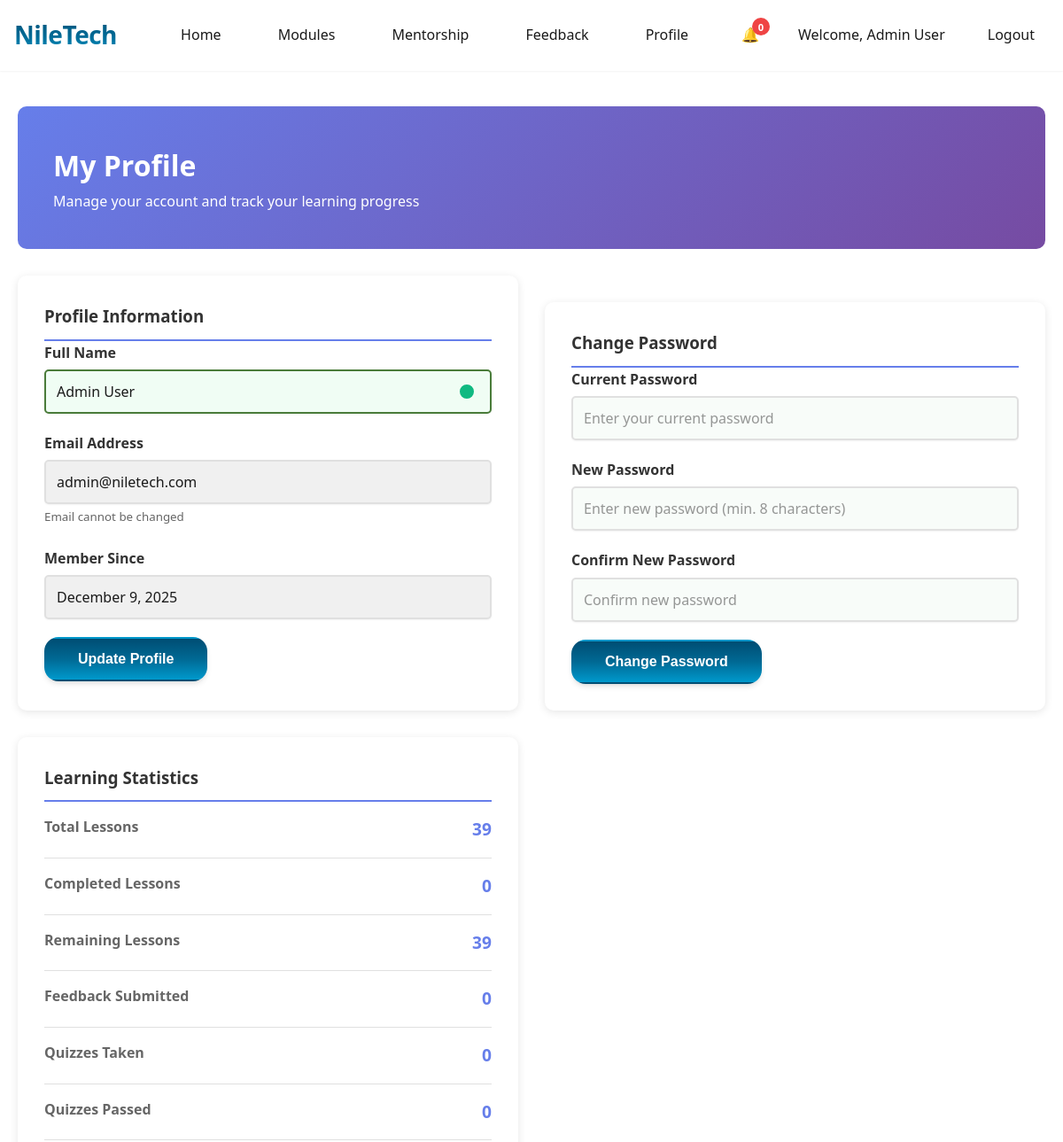
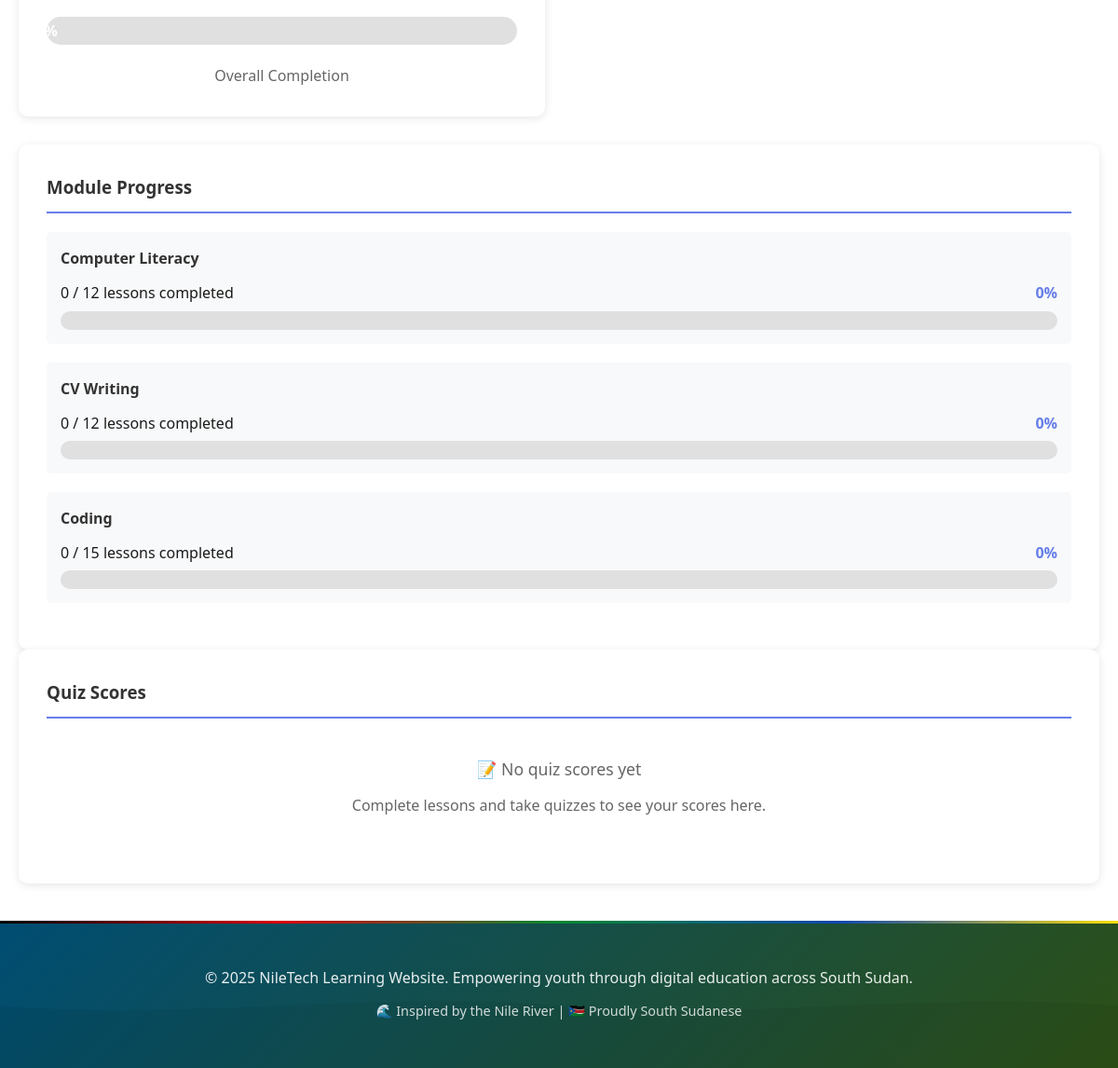
The app's page /profile.php (signed in) with its own data (2 pictures, top to bottom).
### tables this page shows
CREATE TABLE IF NOT EXISTS users (
    id INT(11) NOT NULL AUTO_INCREMENT,
    full_name VARCHAR(100) NOT NULL,
    email VARCHAR(100) NOT NULL UNIQUE,
    password VARCHAR(255) NOT NULL,
    role ENUM('user', 'admin') DEFAULT 'user',
    created_at TIMESTAMP DEFAULT CURRENT_TIMESTAMP,
    updated_at TIMESTAMP DEFAULT CURRENT_TIMESTAMP ON UPDATE CURRENT_TIMESTAMP,
    PRIMARY KEY (id),
    INDEX idx_email (email),
    INDEX idx_role (role)
);

CREATE TABLE IF NOT EXISTS modules (
    id INT(11) NOT NULL AUTO_INCREMENT,
    name VARCHAR(100) NOT NULL,
    slug VARCHAR(100) NOT NULL UNIQUE,
    description TEXT,
    icon VARCHAR(50),
    created_at TIMESTAMP DEFAULT CURRENT_TIMESTAMP,
    updated_at TIMESTAMP DEFAULT CURRENT_TIMESTAMP ON UPDATE CURRENT_TIMESTAMP,
    PRIMARY KEY (id),
    INDEX idx_slug (slug)
);

### config/session.php (called while the page is built, shortened)
<?php
$currentUserId   = $_SESSION['user_id'];
$currentUserName = $_SESSION['user_name'] ?? 'Learner';

### includes/functions.php (called while the page is built, shortened)
<?php
function formatDate($date, $format = 'F j, Y') {
    return date($format, strtotime($date));
}
?>

### profile.php (the view, shortened to what this page needs)
<?php
require_once __DIR__ . '/config/session.php';
require_once __DIR__ . '/includes/functions.php';
$conn = getDBConnection();
$stmt = $conn->prepare("SELECT full_name, email, created_at FROM users WHERE id = ?");
$stmt->bind_param("i", $currentUserId);
$stmt->execute();
$result = $stmt->get_result();
$user = $result->fetch_assoc();
$statsQuery = "
    SELECT
        (SELECT COUNT(*) FROM lessons) as total_lessons,
        (SELECT COUNT(*) FROM user_progress WHERE user_id = ? AND completed = TRUE) as completed_lessons,
        (SELECT COUNT(*) FROM feedback WHERE user_id = ?) as feedback_count,
        (SELECT COUNT(*) FROM quiz_scores WHERE user_id = ?) as total_quizzes,
        (SELECT COUNT(*) FROM quiz_scores WHERE user_id = ? AND passed = TRUE) as passed_quizzes,
        (SELECT AVG(percentage) FROM quiz_scores WHERE user_id = ?) as avg_quiz_score
";
$stmt = $conn->prepare($statsQuery);
$stmt->bind_param("iiiii", $currentUserId, $currentUserId, $currentUserId, $currentUserId, $currentUserId);
$stmt->execute();
$result = $stmt->get_result();
$stats = $result->fetch_assoc();
$moduleStatsQuery = "
    SELECT
        m.id,
        m.name,
        m.slug,
        COUNT(l.id) as total_lessons,
        SUM(CASE WHEN up.completed = TRUE THEN 1 ELSE 0 END) as completed_lessons
    FROM modules m
    LEFT JOIN lessons l ON m.id = l.module_id
    LEFT JOIN user_progress up ON l.id = up.lesson_id AND up.user_id = ?
    GROUP BY m.id, m.name, m.slug
    ORDER BY m.id
";
$stmt = $conn->prepare($moduleStatsQuery);
$stmt->bind_param("i", $currentUserId);
$stmt->execute();
$result = $stmt->get_result();
$moduleStats = [];
while ($row = $result->fetch_assoc()) {
    $moduleStats[] = $row;
}
$quizScores = [];
$completionPercentage = $stats['total_lessons'] > 0
    ? round(($stats['completed_lessons'] / $stats['total_lessons']) * 100, 2)
    : 0;
?>
<!DOCTYPE html>
<html lang="en">
<head>
    <link rel="stylesheet" href="css/style.css">
</head>
<body>
    <nav class="navbar">
        <div class="container">
            <div class="nav-brand">
                <a href="index.php" style="text-decoration: none; color: inherit;">
                    <h1>NileTech</h1>
                </a>
            </div>
            <ul class="nav-menu" id="navMenu">
                <li><a href="index.php">Home</a></li>
                <li><a href="index.php#modules">Modules</a></li>
                <li><a href="mentorship.php">Mentorship</a></li>
                <li><a href="feedback.php">Feedback</a></li>
                <li><a href="profile.php" class="active">Profile</a></li>
                <li style="position: relative;">
                    <a href="#" id="notification-bell" class="nav-link-login" style="position: relative; padding: 8px 12px; text-decoration: none;">
                        🔔
                        <span id="notification-badge" style="display: none; position: absolute; top: 0; right: 0; background: #ef4444; color: white; border-radius: 50%; width: 20px; height: 20px; font-size: 0.7rem; display: flex; align-items: center; justify-content: center; font-weight: bold;">0</span>
                    </a>
                </li>
                <li class="nav-user">
                    <span>Welcome, <?php echo htmlspecialchars($currentUserName, ENT_QUOTES, 'UTF-8'); ?></span>
                </li>
                <li><a href="logout.php" class="nav-link-login">Logout</a></li>
            </ul>
        </div>
    </nav>
    <div class="profile-container">
        <div class="profile-header">
            <h1>My Profile</h1>
            <p>Manage your account and track your learning progress</p>
        </div>
        <div class="profile-content">
            <div class="profile-card">
                <h3>Profile Information</h3>
                <form method="POST">
                    <div class="form-group">
                        <label for="full_name">Full Name</label>
                        <input
                            type="text"
                            id="full_name"
                            name="full_name"
                            value="<?php echo htmlspecialchars($user['full_name'] ?? '', ENT_QUOTES, 'UTF-8'); ?>"
                            required
                        >
                    </div>
                    <div class="form-group">
                        <label for="email">Email Address</label>
                        <input
                            type="email"
                            id="email"
                            name="email"
                            value="<?php echo htmlspecialchars($user['email'] ?? '', ENT_QUOTES, 'UTF-8'); ?>"
                            disabled
                            style="background: #f0f0f0;"
                        >
                        <small style="color: #666;">Email cannot be changed</small>
                    </div>
                    <div class="form-group">
                        <label>Member Since</label>
                        <input
                            type="text"
                            value="<?php echo formatDate($user['created_at'] ?? date('Y-m-d')); ?>"
                            disabled
                            style="background: #f0f0f0;"
                        >
                    </div>
                    <button type="submit" name="update_profile" class="btn btn-primary">Update Profile</button>
                </form>
            </div>
            <div class="profile-card" style="margin-top: 30px;">
                <h3>Change Password</h3>
                <?php
                $passwordErrors = [];
                ?>
                <form method="POST">
                    <div class="form-group">
                        <label for="current_password">Current Password</label>
                        <input
                            type="password"
                            id="current_password"
                            name="current_password"
                            placeholder="Enter your current password"
                            required
                            <?php echo isset($passwordErrors['current_password']) ? 'style="border-color: #ef4444;"' : ''; ?>
                        >
                    </div>
                    <div class="form-group">
                        <label for="new_password">New Password</label>
                        <input
                            type="password"
                            id="new_password"
                            name="new_password"
                            placeholder="Enter new password (min. 8 characters)"
                            required
                            minlength="8"
                            <?php echo isset($passwordErrors['new_password']) ? 'style="border-color: #ef4444;"' : ''; ?>
                        >
                    </div>
                    <div class="form-group">
                        <label for="confirm_password">Confirm New Password</label>
                        <input
                            type="password"
                            id="confirm_password"
                            name="confirm_password"
                            placeholder="Confirm new password"
                            required
                            minlength="8"
                            <?php echo isset($passwordErrors['confirm_password']) ? 'style="border-color: #ef4444;"' : ''; ?>
                        >
                    </div>
                    <button type="submit" name="change_password" class="btn btn-primary">Change Password</button>
                </form>
            </div>
            <div class="profile-card">
                <h3>Learning Statistics</h3>
                <div class="stat-item">
                    <span class="stat-label">Total Lessons</span>
                    <span class="stat-value"><?php echo $stats['total_lessons']; ?></span>
                </div>
                <div class="stat-item">
                    <span class="stat-label">Completed Lessons</span>
                    <span class="stat-value"><?php echo $stats['completed_lessons']; ?></span>
                </div>
                <div class="stat-item">
                    <span class="stat-label">Remaining Lessons</span>
                    <span class="stat-value"><?php echo $stats['total_lessons'] - $stats['completed_lessons']; ?></span>
                </div>
                <div class="stat-item">
                    <span class="stat-label">Feedback Submitted</span>
                    <span class="stat-value"><?php echo $stats['feedback_count']; ?></span>
                </div>
                <div class="stat-item">
                    <span class="stat-label">Quizzes Taken</span>
                    <span class="stat-value"><?php echo $stats['total_quizzes'] ?? 0; ?></span>
                </div>
                <div class="stat-item">
                    <span class="stat-label">Quizzes Passed</span>
                    <span class="stat-value"><?php echo $stats['passed_quizzes'] ?? 0; ?></span>
                </div>
                <div class="progress-bar">
                    <div class="progress-fill" style="width: <?php echo $completionPercentage; ?>%;">
                        <?php echo $completionPercentage; ?>%
                    </div>
                </div>
                <p style="text-align: center; color: #666; margin-top: 10px;">Overall Completion</p>
            </div>
        </div>
        <div class="profile-card">
            <h3>Module Progress</h3>
            <?php foreach ($moduleStats as $module):
                $modulePercentage = $module['total_lessons'] > 0
                    ? round(($module['completed_lessons'] / $module['total_lessons']) * 100, 2)
                    : 0;
            ?>
                <div class="module-progress">
                    <h4>
                        <a href="module.php?module=<?php echo urlencode($module['slug']); ?>" style="text-decoration: none; color: #333;">
                            <?php echo htmlspecialchars($module['name']); ?>
                        </a>
                    </h4>
                    <div style="display: flex; justify-content: space-between; margin-bottom: 5px;">
                        <span><?php echo $module['completed_lessons']; ?> / <?php echo $module['total_lessons']; ?> lessons completed</span>
                        <span style="font-weight: 600; color: #667eea;"><?php echo $modulePercentage; ?>%</span>
                    </div>
                    <div class="module-progress-bar">
                    </div>
                </div>
            <?php endforeach; ?>
        </div>
        <div class="profile-card">
            <h3>Quiz Scores</h3>
            <?php if (empty($quizScores)): ?>
                <div style="padding: 40px; text-align: center; color: #666;">
                    <p style="font-size: 1.1rem; margin-bottom: 10px;">📝 No quiz scores yet</p>
                    <p>Complete lessons and take quizzes to see your scores here.</p>
                </div>
            <?php endif; ?>
        </div>
    </div>
    <footer class="footer">
        <div class="container">
            <p>&copy; 2025 NileTech Learning Website. Empowering youth through digital education across South Sudan.</p>
            <p style="margin-top: 10px; font-size: 0.9rem; opacity: 0.8;">🌊 Inspired by the Nile River | 🇸🇸 Proudly South Sudanese</p>
        </div>
    </footer>
</body>
</html>

### profile.php (style rules this page uses)
.profile-container { max-width: 1200px; margin: 40px auto; padding: 0 20px; }
.profile-header { background: linear-gradient(135deg, #667eea 0%, #764ba2 100%); color: white; padding: 40px; border-radius: 10px; margin-bottom: 30px; }
.profile-content { display: grid; grid-template-columns: 1fr 1fr; gap: 30px; margin-bottom: 30px; }
.profile-card { background: white; padding: 30px; border-radius: 10px; box-shadow: 0 2px 10px rgba(0,0,0,0.1); }
.profile-card h3 { margin-top: 0; color: #333; border-bottom: 2px solid #667eea; padding-bottom: 10px; }
.stat-item { display: flex; justify-content: space-between; padding: 15px 0; border-bottom: 1px solid #e0e0e0; }
.stat-label { font-weight: 600; color: #666; }
.stat-value { font-size: 1.2rem; font-weight: 700; color: #667eea; }
.progress-bar { width: 100%; height: 30px; background: #e0e0e0; border-radius: 15px; overflow: hidden; margin: 20px 0; }
.progress-fill { height: 100%; background: linear-gradient(135deg, #667eea 0%, #764ba2 100%); transition: width 0.3s; display: flex; align-items: center; justify-content: center; color: white; font-weight: 600; }
.module-progress { margin: 20px 0; padding: 15px; background: #f8f9fa; border-radius: 5px; }
.module-progress h4 { margin: 0 0 10px 0; color: #333; }
.module-progress-bar { width: 100%; height: 20px; background: #e0e0e0; border-radius: 10px; overflow: hidden; }
.form-group { margin-bottom: 20px; }
.form-group label { display: block; margin-bottom: 5px; font-weight: 600; color: #333; }
.form-group input { width: 100%; padding: 12px; border: 2px solid #e0e0e0; border-radius: 5px; font-size: 1rem; }

### records on screen
users: full_name "Admin User", email "admin@niletech.com", created_at "December 9, 2025"
modules: name "Computer Literacy", completed_lessons "0", total_lessons "12", modulePercentage "0"
modules: name "CV Writing", completed_lessons "0", total_lessons "12", modulePercentage "0"
modules: name "Coding", completed_lessons "0", total_lessons "15", modulePercentage "0"

### other values on screen
$currentUserName "Admin User"
$stats['total_lessons'] "39"
$stats['completed_lessons'] "0"
$stats['total_lessons'] - $stats['completed_lessons'] "39"
$stats['feedback_count'] "0"
$stats['total_quizzes'] "0"
$stats['passed_quizzes'] "0"
